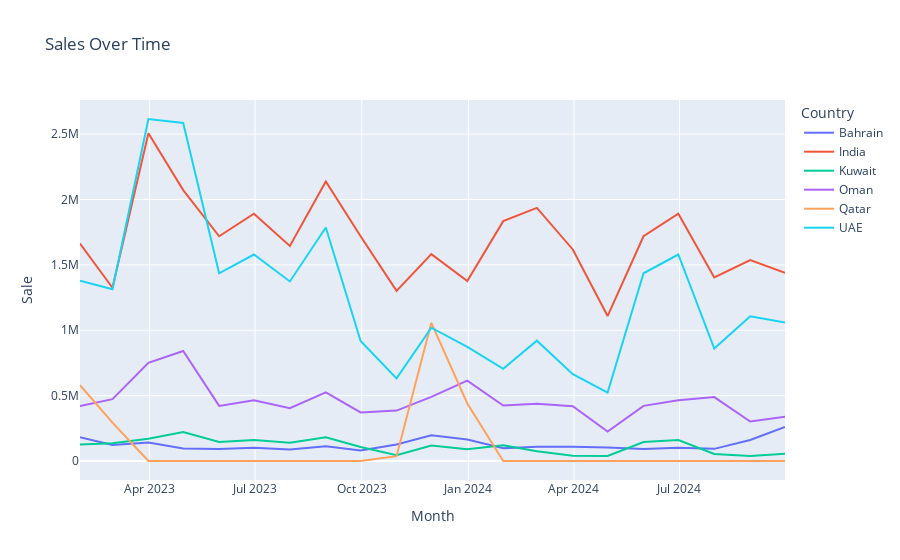

The cell this chart's notebook holds for it:
### Code cell
line_chart = px.line(sales_country, x="Month", y="Sale", color="Country",
                     title="Sales Over Time")
line_chart.show()
